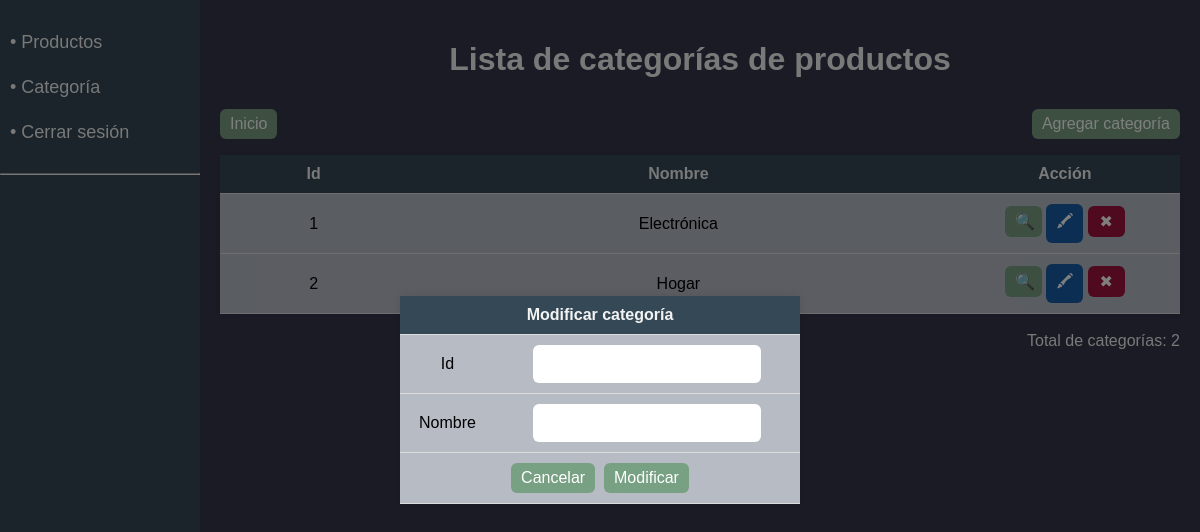
Screenshot of /categoria_modificar.php (signed in) with the database file from the repository.
### tables this page shows
CREATE TABLE `categoria_productos` (
  `id` int(11) NOT NULL,
  `nombre` varchar(50) DEFAULT NULL
);

### categoria_tabla.php (the view, shortened to what this page needs)
<?php
include("barra_lateral.php");
?>
<html>
<body>
    <div class="ContenedorPrincipal">
        <?php
        $filasmax = 7;
        if (isset($_GET['pag'])) {
            $pagina = $_GET['pag'];
        } else {
            $pagina = 1;
        }
        if (isset($_POST['btnbuscar'])) {
            $buscar = $_POST['txtbuscar'];
            $sqlcat = mysqli_query($conn, "SELECT * FROM categoria_productos where nombre = '" . $buscar . "'");
        } else {
            $sqlcat = mysqli_query($conn, "SELECT * FROM categoria_productos ORDER BY id ASC LIMIT " . (($pagina - 1) * $filasmax)  . "," . $filasmax);
        }
        $resultadoMaximo = mysqli_query($conn, "SELECT count(*) as num_categorias FROM categoria_productos");
        $maxusutabla = mysqli_fetch_assoc($resultadoMaximo)['num_categorias'];
        ?>
        <div class="ContenedorTabla">
            <form method="POST">
                <h1>Lista de categorías de productos</h1>
                <div class="ContBuscar">
                    <div style="float: left;">
                        <a href="categoria_tabla.php" class="BotonesTeam">Inicio</a>
                    </div>
                    <div style="float:right">
                        <?php echo "<a class='BotonesTeam5' href=\"categoria_registrar.php?pag=$pagina\">Agregar categoría</a>"; ?>
                    </div>
                </div>
            </form>
            <table>
                <tr>
                    <th>Id</th>
                    <th>Nombre</th>
                    <th>Acción</th>
                </tr>
                <?php
                while ($mostrar = mysqli_fetch_assoc($sqlcat)) {
                    echo "<tr>";
                    echo "<td>" . $mostrar['id'] . "</td>";
                    echo "<td>" . $mostrar['nombre'] . "</td>";
                    echo "<td style='width:24%'>
<a class='BotonesTeam1' href=\"categoria_ver.php?categoria=$mostrar[id]&pag=$pagina\">&#x1F50D;</a>
<a class='BotonesTeam2' href=\"categoria_modificar.php?categoria=$mostrar[id]&pag=$pagina\">&#128397;</a>
<a class='BotonesTeam3' href=\"categoria_eliminar.php?categoria=$mostrar[id]&pag=$pagina\" onClick=\"return confirm('¿Estás seguro de eliminar la categoría $mostrar[nombre]?')\">&#10006;</a>
</td>";
                }
                ?>
            </table>
            <div style='text-align:right; color:#f3f3f3;'>
                <br>
                <?php echo "Total de categorías: " . $maxusutabla; ?>
            </div>
        </div>
        <div style='text-align:right'>
            <br>
        </div>
        <div style="text-align:center">
            <?php
            if (isset($_GET['pag'])) {
                if ($_GET['pag'] > 1) {
            ?>
                    <a class="BotonesTeam4" href="categoria_tabla.php?pag=<?php echo $_GET['pag'] - 1; ?>">Anterior</a>
                <?php
                } else {
                ?>
                    <a class="BotonesTeam4" href="#" style="pointer-events: none">Anterior</a>
                <?php
                }
                ?>
            <?php
            } else {
            ?>
                <a class="BotonesTeam4" href="#" style="pointer-events: none">Anterior</a>
                <?php
            }
            if (isset($_GET['pag'])) {
                if ((($pagina) * $filasmax) < $maxusutabla) {
                ?>
                    <a class="BotonesTeam4" href="categoria_tabla.php?pag=<?php echo $_GET['pag'] + 1; ?>">Siguiente</a>
                <?php
                } else {
                ?>
                    <a class="BotonesTeam4" href="#" style="pointer-events: none">Siguiente</a>
                <?php
                }
                ?>
            <?php
            } else {
            ?>
                <a class="BotonesTeam4" href="categoria_tabla.php?pag=2">Siguiente</a>
            <?php
            }
            ?>
        </div>
    </div>
</body>
</html>

### style.css (style rules this page uses)
body { background: #35374B; font-family: Arial, sans-serif; margin: 0; padding: 0; display: flex; flex-direction: column; }
h1 { color: #f3f3f3; }
.ContenedorPrincipal { margin-left: 200px; padding: 20px; box-sizing: border-box; text-align: center; }
table { border-collapse: collapse; width: 100%; margin: 0 auto; background-color: #B6BBC4; box-shadow: 0 0 10px rgba(0, 0, 0, 0.1); color: #000; }
th { background-color: #344955; color: #f3f3f3; }
th, td { padding: 10px; text-align: center; border-bottom: 1px solid #dddddd; }
.ContenedorTabla { margin-left: auto; margin-right: auto; max-width: 1260px; width: 100%; }
.BotonesTeam, .BotonesTeam1, .BotonesTeam2, .BotonesTeam3, .BotonesTeam4, .BotonesTeam5 { text-align: center; display: inline-block; background: #78A083; padding: 6px 10px; border-radius: 6px; text-decoration: none; color: white; border: none; cursor: pointer; font-size: 16px; }
.BotonesTeam1, .BotonesTeam2, .BotonesTeam3 { transition: transform 250ms; width: 8%; background: #78A083; }
.BotonesTeam2 { background: #185ca7; }
.BotonesTeam3 { background: #A0153E; }
.BotonesTeam4 { background: #78A083; }
.BotonesTeam5 { transition: transform 250ms; background: #78A083; }
.ContBuscar { overflow: hidden; padding-top: 1%; }

### rows the page displays
categoria_productos: id "1", nombre "Electrónica"
categoria_productos: id "2", nombre "Hogar"

### other values shown
$maxusutabla "2"
